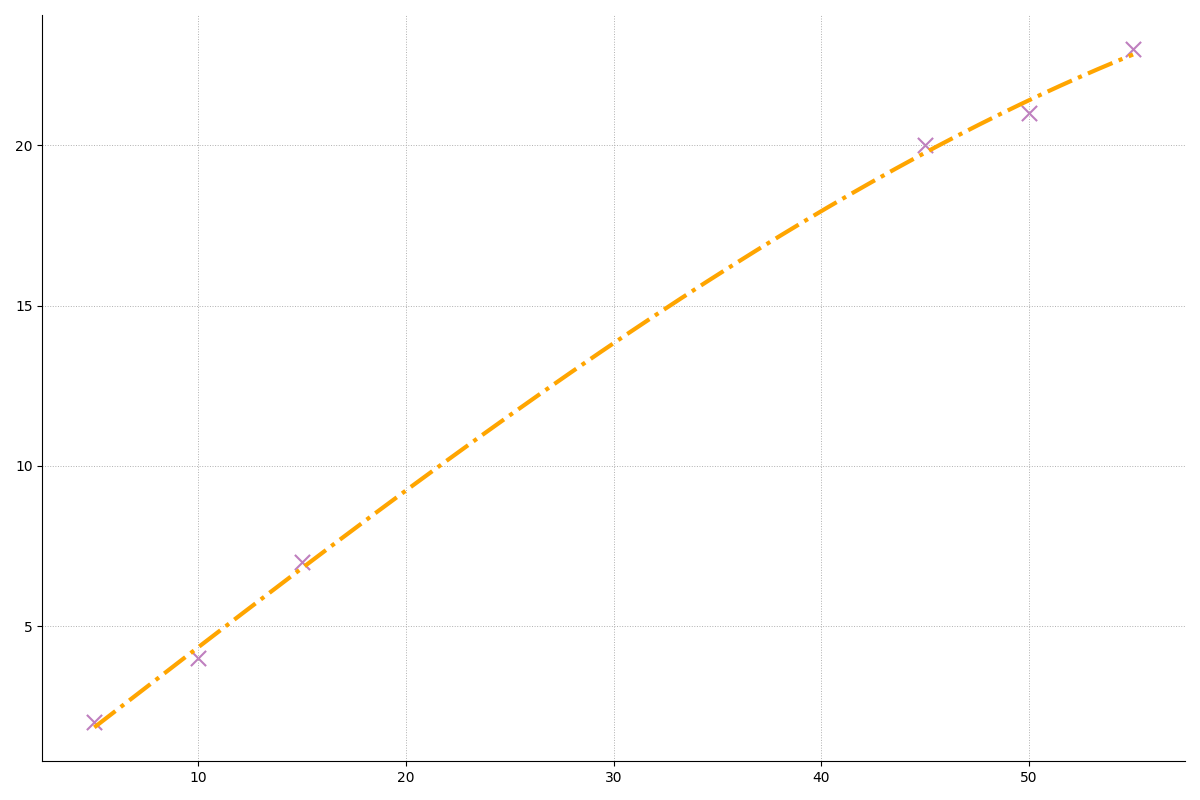

The Python source for this figure:
import matplotlib.pyplot as plt
import numpy as np

# Data with some data groups removed
soil_moisture = np.array([5, 10, 15, 45, 50, 55])
plant_growth = np.array([2, 4, 7, 20, 21, 23])

# Create scatter plot with altered stylistic elements
plt.figure(figsize=(12, 8))
plt.scatter(soil_moisture, plant_growth, color='purple', alpha=0.5, s=120, edgecolor='darkgreen', marker='x')

# Fit a polynomial curve to the data
z = np.polyfit(soil_moisture, plant_growth, 3)
p = np.poly1d(z)
xp = np.linspace(soil_moisture.min(), soil_moisture.max(), 500)
plt.plot(xp, p(xp), color='orange', linestyle='-.', linewidth=3)

# Modify grid, borders and other stylistic elements
plt.grid(True, linestyle=':', linewidth=0.7)
plt.gca().spines['top'].set_visible(False)
plt.gca().spines['right'].set_visible(False)

plt.tight_layout()
plt.show()
